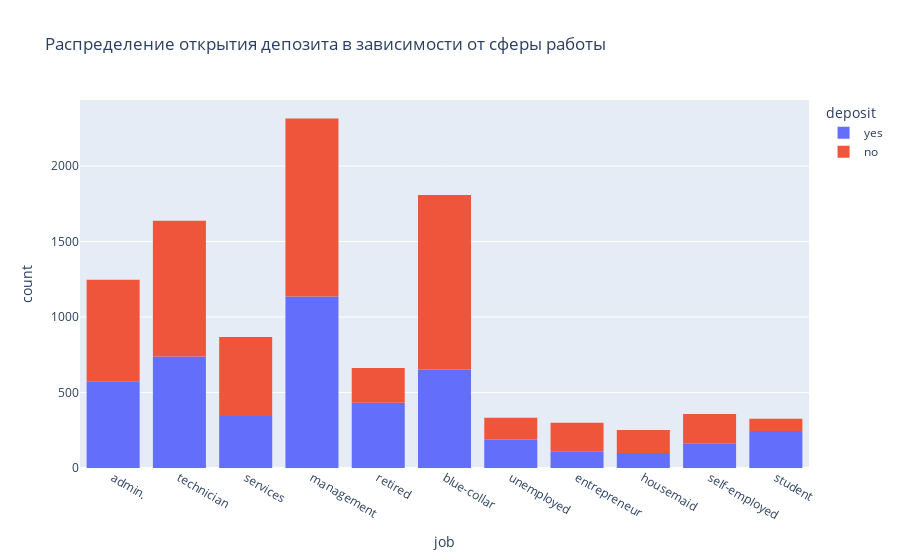

Notebook source saved alongside this figure:
### Code cell
# постройте визуализации для открывших и неоткрывших депозит в зависимости от вида профессиональной занятости
fig = px.histogram(df, x="job", color="deposit",title='Распределение открытия депозита в зависимости от сферы работы')
fig.show()

### Figure 1 — Plotly figure (JSON) as saved in the notebook; plotly's stock layout.template omitted (floating-point values rounded to 4 significant figures; data arrays with more than 128 entries replaced by an {"elided": "..."} marker saying what was removed)
{"data": [{"alignmentgroup": "True", "bingroup": "x", "hovertemplate": "deposit=yes<br>job=%{x}<br>count=%{y}<extra></extra>", "legendgroup": "yes", "marker": {"color": "#636efa", "pattern": {"shape": ""}}, "name": "yes", "offsetgroup": "yes", "orientation": "v", "showlegend": true, "type": "histogram", "x": {"elided": "4681 str values"}, "xaxis": "x", "yaxis": "y"}, {"alignmentgroup": "True", "bingroup": "x", "hovertemplate": "deposit=no<br>job=%{x}<br>count=%{y}<extra></extra>", "legendgroup": "no", "marker": {"color": "#EF553B", "pattern": {"shape": ""}}, "name": "no", "offsetgroup": "no", "orientation": "v", "showlegend": true, "type": "histogram", "x": {"elided": "5424 str values"}, "xaxis": "x", "yaxis": "y"}], "layout": {"barmode": "relative", "legend": {"title": {"text": "deposit"}, "tracegroupgap": 0}, "title": {"text": "Распределение открытия депозита в зависимости от сферы работы"}, "xaxis": {"anchor": "y", "domain": [0, 1], "title": {"text": "job"}}, "yaxis": {"anchor": "x", "domain": [0, 1], "title": {"text": "count"}}}}
